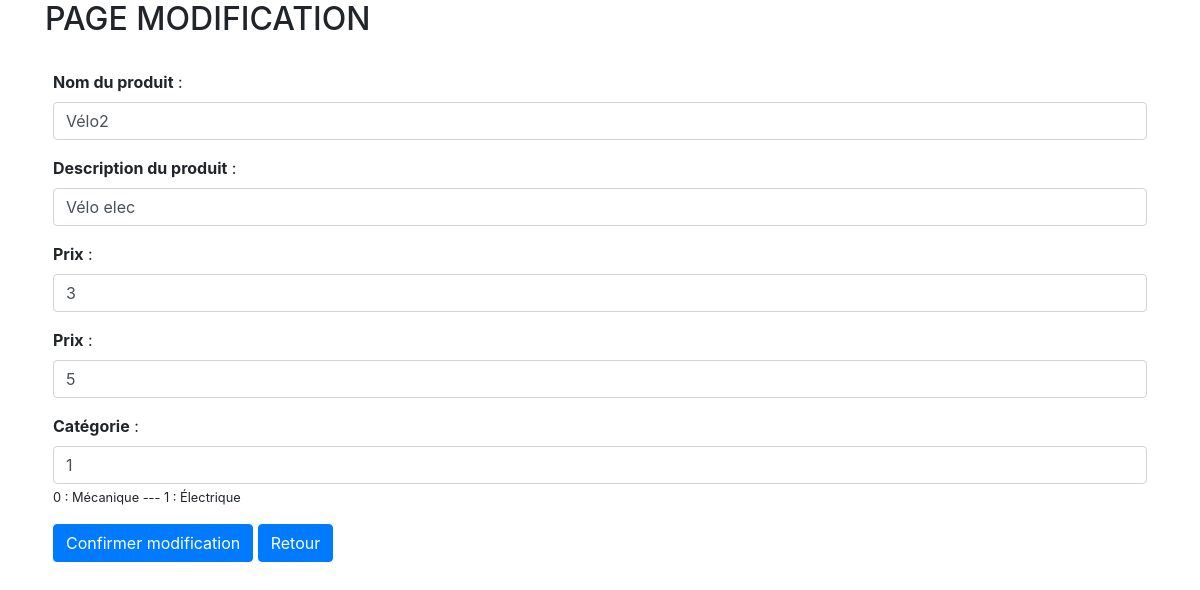
The page /admin/modifArticles.php?idarticles=9 on the database its author committed.
### tables this page shows
CREATE TABLE IF NOT EXISTS `articles` (
  `idarticles` int(11) NOT NULL AUTO_INCREMENT,
  `nom_article` varchar(45) NOT NULL,
  `description_article` varchar(45) NOT NULL,
  `prix_article_HT` int(11) NOT NULL,
  `taux_tva` int(11) NOT NULL,
  `type_article` tinyint(1) NOT NULL COMMENT '0 = meca; 1=elec',
  PRIMARY KEY (`idarticles`)
);

### admin/modifArticles.php (the view, shortened to what this page needs)
<?php
    $db = connect("veloc");
    if(isset($_GET['idarticles'])){
        $idarticles = trim(htmlspecialchars($_GET['idarticles']));
    }else{
        $idarticles = null;
    }
?>
<!doctype html>
<html lang="fr">
<head>
	<link rel="stylesheet" href="https://stackpath.bootstrapcdn.com/bootstrap/4.3.1/css/bootstrap.min.css">
    <link rel="stylesheet" href="https://maxcdn.bootstrapcdn.com/font-awesome/4.4.0/css/font-awesome.min.css">
</head>
<body>
    <div class="container ">
    <h2>PAGE MODIFICATION</h2>
<?php
    try{
        $req = $db->prepare("SELECT * FROM articles WHERE idarticles = :idarticles");
        $req-> bindParam(":idarticles", $idarticles, PDO::PARAM_INT);
        $req->execute();
        while($data = $req->fetchObject()){
        echo'
        <form class="mt-4 p-2" action="modifArticlesConfirm.php?idarticles='.$idarticles.'" method="POST">
            <div class="form-group">
                <label for="nom_article"><b> Nom du produit</b> :</label>
                <input type="text" class="form-control" id="nom_article" aria-describedby="ref" value="'.$data->nom_article.'" name="nom_article">
            </div>
            <div class="form-group">
                <label for="description_article"><b> Description du produit</b> :</label>
                <input type="text" class="form-control" id="description_article" aria-describedby="ref" name="description_article" value="'.$data->description_article.'">
            </div>
            <div class="form-group">
                <label for="prix_article_HT"><b> Prix</b> :</label>
                <input type="number" class="form-control" id="prix_article_HT" aria-describedby="ref" name="prix_article_HT" value="'.$data->prix_article_HT.'">
            </div>
            <div class="form-group">
                <label for="taux_tva"><b> Prix</b> :</label>
                <input type="number" class="form-control" id="taux_tva" aria-describedby="ref" name="taux_tva" value="'.$data->taux_tva.'">
            </div>
            <div class="form-group">
                <label for="type_article"><b> Catégorie</b> :</label>
                <input type="text" class="form-control" id="type_article" aria-describedby="ref" name="type_article" value="'.$data->type_article.'">
                <small>0 : Mécanique --- 1 : Électrique</small>
            </div>
            <button type="submit" class="btn btn-primary"> Confirmer modification</button>
            <a href="admin.php"><button class="btn btn-primary" type="button"> Retour</button></a>
        </form>';
            }
    }catch(Exception $e){
        echo $e->getMessage();
    }
?>
    </div>

### rows shown on the page
articles: nom_article "Vélo2", description_article "Vélo elec", prix_article_HT "3", taux_tva "5", type_article "1"
